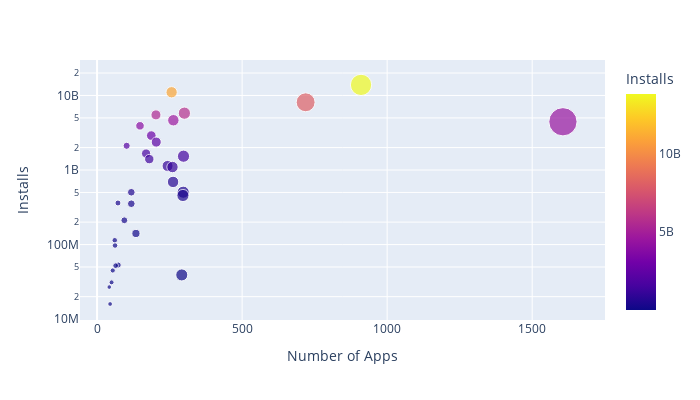

Notebook cell for this chart:
### Code cell
fig = px.scatter(
    by_category,
    x='App',
    y='Installs',
    color='Installs',
    size='App',
    hover_name=by_category.index,
    width=700, height=400
    )
fig.update_layout(yaxis=dict(type='log'), xaxis_title="Number of Apps")
fig.show()

### Figure 1 — Plotly figure (JSON) as saved in the notebook; plotly's stock layout.template omitted (floating-point values rounded to 4 significant figures)
{"data": [{"hovertemplate": "<b>%{hovertext}</b><br><br>App=%{marker.size}<br>Installs=%{marker.color}<extra></extra>", "hovertext": ["GAME", "COMMUNICATION", "TOOLS", "PRODUCTIVITY", "SOCIAL", "PHOTOGRAPHY", "FAMILY", "VIDEO_PLAYERS", "TRAVEL_AND_LOCAL", "NEWS_AND_MAGAZINES", "ENTERTAINMENT", "BOOKS_AND_REFERENCE", "PERSONALIZATION", "SHOPPING", "HEALTH_AND_FITNESS", "SPORTS", "BUSINESS", "LIFESTYLE", "MAPS_AND_NAVIGATION", "FINANCE", "WEATHER", "EDUCATION", "FOOD_AND_DRINK", "DATING", "ART_AND_DESIGN", "HOUSE_AND_HOME", "AUTO_AND_VEHICLES", "LIBRARIES_AND_DEMO", "COMICS", "MEDICAL", "PARENTING", "BEAUTY", "EVENTS"], "legendgroup": "", "marker": {"color": [13858762717, 11039241530, 8099724500, 5788070180, 5487841475, 4649143130, 4437554490, 3916897200, 2894859300, 2369110650, 2113660000, 1665791655, 1532352930, 1400331540, 1134006220, 1096431465, 692018120, 503611120, 503267560, 455249400, 361096500, 352852000, 211677750, 140912410, 114233100, 97082000, 53129800, 52083000, 44931100, 39162676, 31116110, 26916200, 15949410], "coloraxis": "coloraxis", "size": [910, 257, 719, 301, 203, 263, 1606, 148, 187, 204, 102, 169, 298, 180, 243, 260, 262, 297, 118, 296, 72, 118, 94, 134, 61, 62, 73, 64, 54, 292, 50, 42, 45], "sizemode": "area", "sizeref": 4.015, "symbol": "circle"}, "mode": "markers", "name": "", "orientation": "v", "showlegend": false, "type": "scatter", "x": [910, 257, 719, 301, 203, 263, 1606, 148, 187, 204, 102, 169, 298, 180, 243, 260, 262, 297, 118, 296, 72, 118, 94, 134, 61, 62, 73, 64, 54, 292, 50, 42, 45], "xaxis": "x", "y": [13858762717, 11039241530, 8099724500, 5788070180, 5487841475, 4649143130, 4437554490, 3916897200, 2894859300, 2369110650, 2113660000, 1665791655, 1532352930, 1400331540, 1134006220, 1096431465, 692018120, 503611120, 503267560, 455249400, 361096500, 352852000, 211677750, 140912410, 114233100, 97082000, 53129800, 52083000, 44931100, 39162676, 31116110, 26916200, 15949410], "yaxis": "y"}], "layout": {"coloraxis": {"colorbar": {"title": {"text": "Installs"}}, "colorscale": [[0, "#0d0887"], [0.1111, "#46039f"], [0.2222, "#7201a8"], [0.3333, "#9c179e"], [0.4444, "#bd3786"], [0.5556, "#d8576b"], [0.6667, "#ed7953"], [0.7778, "#fb9f3a"], [0.8889, "#fdca26"], [1, "#f0f921"]]}, "height": 400, "legend": {"itemsizing": "constant", "tracegroupgap": 0}, "margin": {"t": 60}, "width": 700, "xaxis": {"anchor": "y", "domain": [0, 1], "title": {"text": "Number of Apps"}}, "yaxis": {"anchor": "x", "domain": [0, 1], "title": {"text": "Installs"}, "type": "log"}}}
